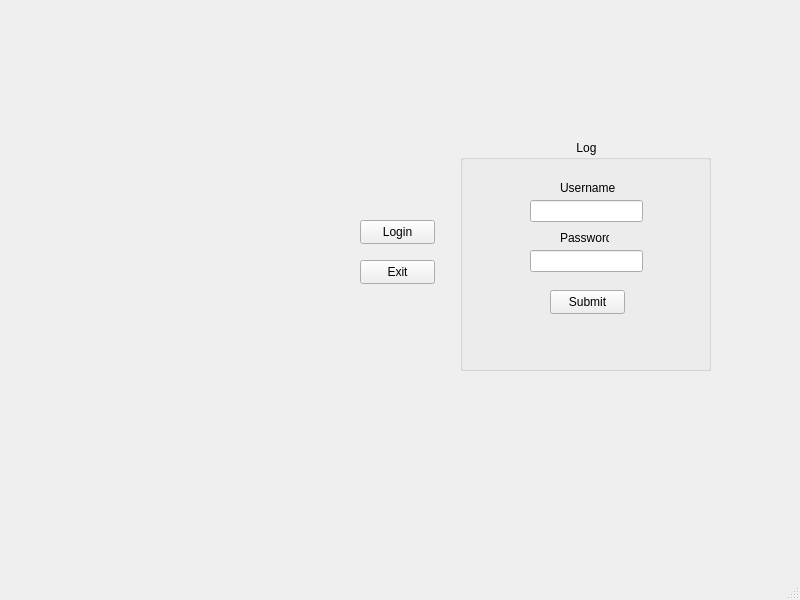
<?xml version="1.0" encoding="UTF-8"?>
<ui version="4.0">
 <class>LoginWindow</class>
 <widget class="QMainWindow" name="LoginWindow">
  <property name="geometry">
   <rect>
    <x>0</x>
    <y>0</y>
    <width>800</width>
    <height>600</height>
   </rect>
  </property>
  <property name="windowTitle">
   <string>LoginWindow</string>
  </property>
  <widget class="QWidget" name="centralwidget">
   <widget class="QPushButton" name="loginButton">
    <property name="geometry">
     <rect>
      <x>360</x>
      <y>220</y>
      <width>75</width>
      <height>24</height>
     </rect>
    </property>
    <property name="text">
     <string>Login</string>
    </property>
   </widget>
   <widget class="QPushButton" name="exitButton">
    <property name="geometry">
     <rect>
      <x>360</x>
      <y>260</y>
      <width>75</width>
      <height>24</height>
     </rect>
    </property>
    <property name="text">
     <string>Exit</string>
    </property>
   </widget>
   <widget class="QGroupBox" name="loginDetailsBox">
    <property name="geometry">
     <rect>
      <x>460</x>
      <y>140</y>
      <width>251</width>
      <height>231</height>
     </rect>
    </property>
    <property name="title">
     <string>                                   Login</string>
    </property>
    <widget class="QLineEdit" name="UNInput">
     <property name="geometry">
      <rect>
       <x>70</x>
       <y>60</y>
       <width>113</width>
       <height>22</height>
      </rect>
     </property>
    </widget>
    <widget class="QLineEdit" name="PassInput">
     <property name="geometry">
      <rect>
       <x>70</x>
       <y>110</y>
       <width>113</width>
       <height>22</height>
      </rect>
     </property>
    </widget>
    <widget class="QPushButton" name="submitButton">
     <property name="geometry">
      <rect>
       <x>90</x>
       <y>150</y>
       <width>75</width>
       <height>24</height>
      </rect>
     </property>
     <property name="text">
      <string>Submit</string>
     </property>
    </widget>
    <widget class="QLabel" name="label">
     <property name="geometry">
      <rect>
       <x>100</x>
       <y>40</y>
       <width>61</width>
       <height>16</height>
      </rect>
     </property>
     <property name="text">
      <string>Username</string>
     </property>
    </widget>
    <widget class="QLabel" name="label_2">
     <property name="geometry">
      <rect>
       <x>100</x>
       <y>90</y>
       <width>49</width>
       <height>16</height>
      </rect>
     </property>
     <property name="text">
      <string>Password</string>
     </property>
    </widget>
   </widget>
  </widget>
  <widget class="QMenuBar" name="menubar">
   <property name="geometry">
    <rect>
     <x>0</x>
     <y>0</y>
     <width>800</width>
     <height>22</height>
    </rect>
   </property>
  </widget>
  <widget class="QStatusBar" name="statusbar"/>
 </widget>
 <resources/>
 <connections/>
</ui>
